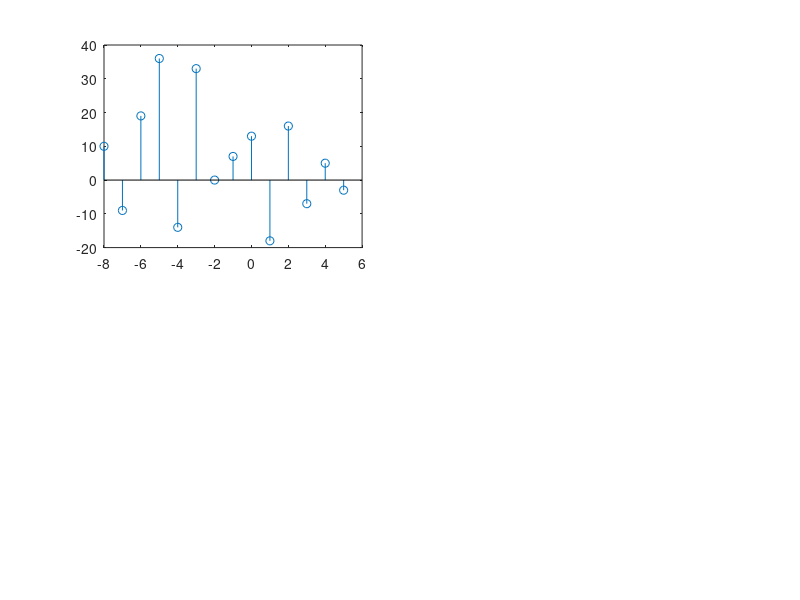

Write MATLAB code to recreate this figure.

clear


% prompt1 = 'Enter the x value ?';
% x = input(prompt1);
% prompt2 = 'Enter the x value ?';
% h = input(prompt2);

x = [2,-1,3,7,1,2,-3];
h = [1,-1,2,-2,4,1,-2,5];

zxp = 5
zyp = 5;

lnx = length(x);
lnh = length(h);
ln = length(x) + length(h)-1;

x = [x,zeros(1,lnx)];
h = [fliplr(h),zeros(1,lnh)];

for i = 1 : ln
  y(i) = 0;
  for j = 1 : lnx
    if (i-j+1>0)
      y(i) = y(i) + x(j)*h(i-j+1);  
    end 
  end
end

disp(y);
%Z = conv(x,h)

xfy = -(zxp+zyp-2):1:ln -(zxp+zyp-2)-1;

subplot(2,2,1);
title("X = ");
stem(xfy,y);

